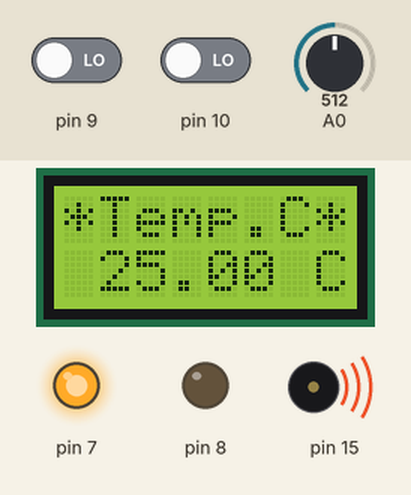
This sketch was run on a simulated Arduino Uno, built with avr-gcc and run on an emulated ATmega328P. Parts: 8×2 character LCD, output pins drawn as LEDs (lit = HIGH), buzzer (waves = sounding). The inputs (shaded band) are chosen by the test bench; at power-on: A0 = 512, pin 10 LOW, pin 9 LOW. What the sketch prints to the serial monitor is not drawn.

Above: at 1.2 s.
1.3 s: A0 set to 580
At 3.5 s:
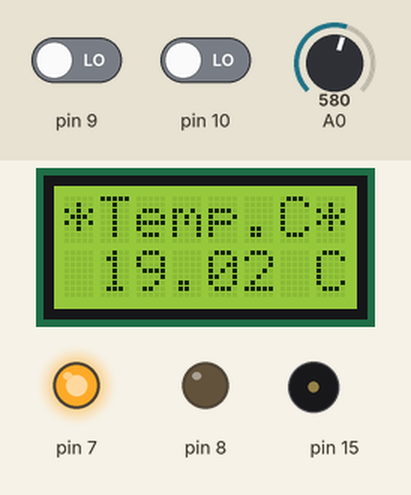
6.0 s: A0 set to 606
At 8.9 s:
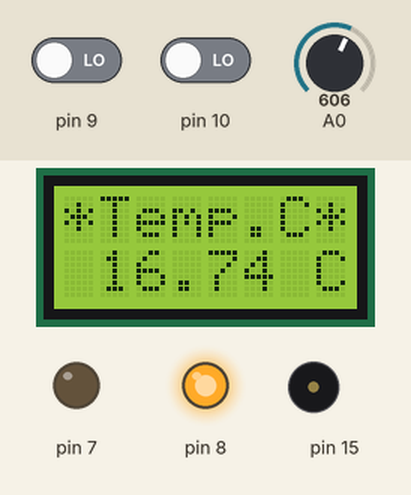
9.2 s: pin 10 driven HIGH
At 12.6 s:
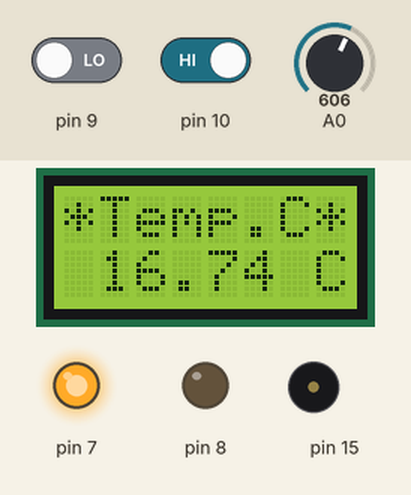
13.9 s: A0 set to 639
At 16.1 s:
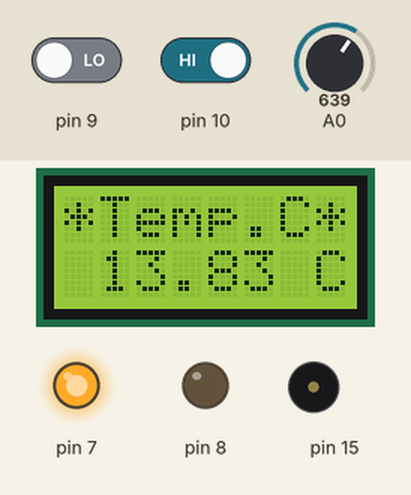
16.2 s: A0 set to 662
At 19.5 s:
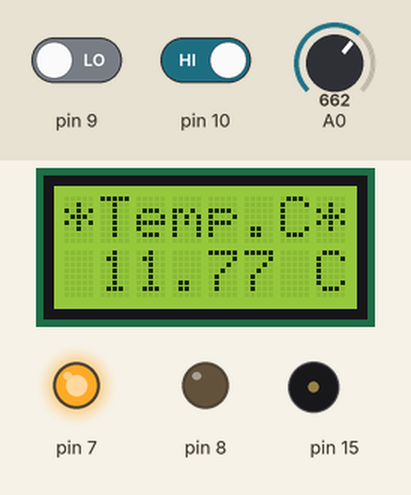
Timing chart, 0 to 20.8 s (numbered marks = the images above; inputs shaded):
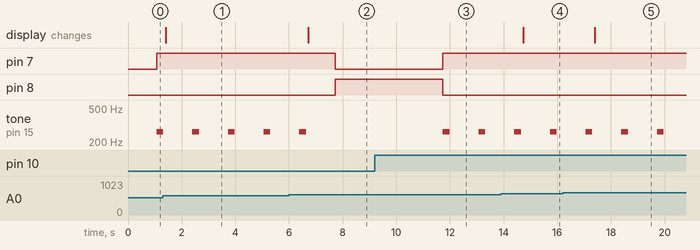

Measured:
- the behaviour switches between 591 and 592 on A0 (found by bisection; images 1 and 2)
- after the input at 1.3 s, the display: changes after 0.10 s (image 1)
- after the input at 6.0 s, pin 7: HIGH → LOW after 1.7 s; pin 8: LOW → HIGH after 1.7 s; tone on pin 15: goes on until 6.6 s, then stays silent; the display: changes after 0.72 s (image 2)
- after the input at 9.2 s, pin 7: LOW → HIGH after 2.5 s; pin 8: HIGH → LOW after 2.5 s; tone on pin 15: alternates 262 Hz for 0.25 s and silent for 1.1 s, starting after 2.5 s
- after the input at 13.9 s, the display: changes after 0.83 s (image 4)
- after the input at 16.2 s, the display: changes after 1.2 s (image 5)
- by itself, tone on pin 15: alternates 262 Hz for 0.25 s and silent for 1.1 s

The sketch:

ex505.ino
```cpp
#include <LiquidCrystal.h>

LiquidCrystal lcd(12,11,5,4,3,2);

double R1=10000.0;
double V_IN=5.0;
double A=0.001129148;
double B=0.000234125;
double C=0.0000000876741;
double adcRaw;
double Vout;
double R_th;
double kelvin;
double celsius;
int controlTemp=18;

void setup() {
  for(int i=7;i<=8;i++)
    pinMode(i,OUTPUT);
  for(int i=9;i<=10;i++)
    pinMode(i,INPUT);
  lcd.begin(8,2);
  lcd.setCursor(0,0);
  Serial.begin(9600);
}

void loop() {
  adcRaw=analogRead(0);
  Vout=adcRaw/1024*V_IN;
  R_th=(R1*Vout)/(V_IN-Vout);
  kelvin=SteinhartHart(R_th);
  celsius=kelvin-273.15;

  if(digitalRead(9)==1)
    controlTemp++;
  if(digitalRead(10)==1)
    controlTemp--;

  printTemp(celsius);
  delay(1000);

  if(celsius>=controlTemp) {
    digitalWrite(7,HIGH);
    digitalWrite(8,LOW);
    tone(15,262,250);
    delay(325);
  }
  else {
    digitalWrite(7,LOW);
    digitalWrite(8,HIGH);
  }
  noTone(15);
  Serial.println(controlTemp);
}
double SteinhartHart(double R)
{
  double logR=log(R);
  double logR3=logR*logR*logR;
  return 1.0 / (A+B * logR + C*logR3);
}
void printTemp(double temp)
{
  lcd.clear();
  lcd.setCursor(0,0);
  lcd.print("*Temp.C*");
  lcd.setCursor(1,1);
  lcd.print(temp);
  lcd.print(" C");
}
```
